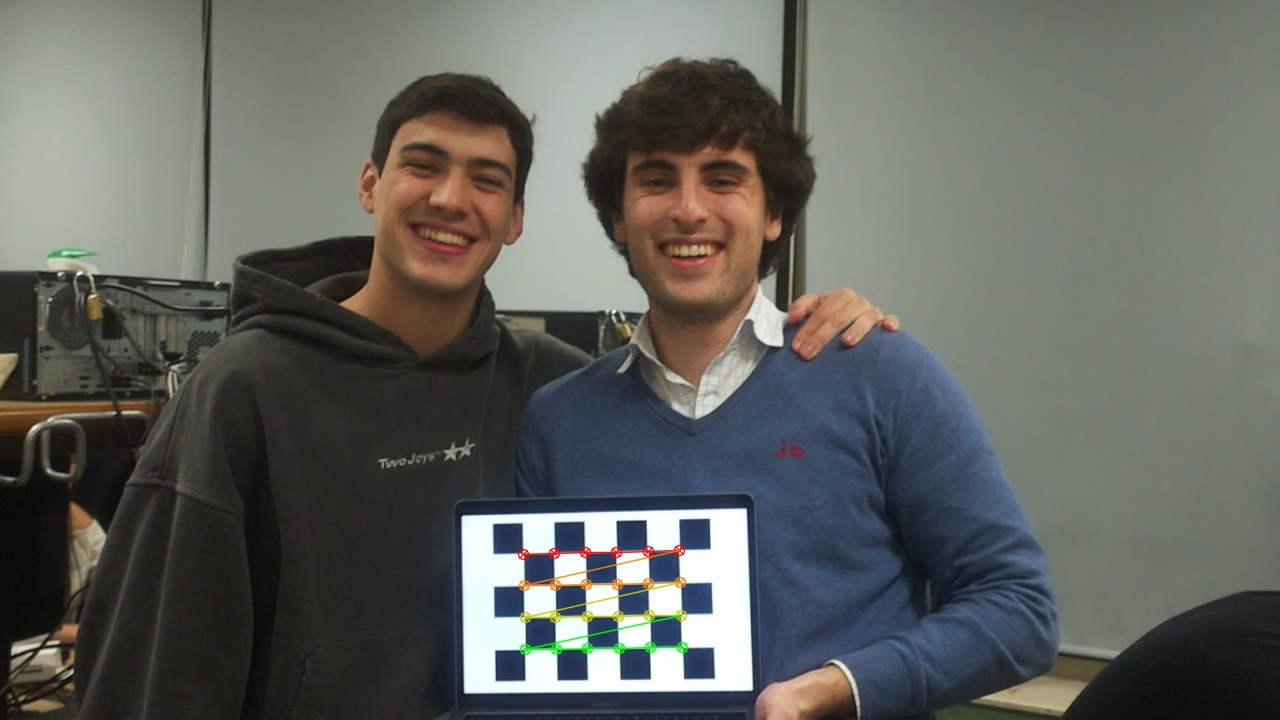
#> input picture portada.png, 1280 x 720 px, given in place of the camera
$ python Card_detection.py
#> lines starting #> are read from the running program, lines starting #| are printed output that depends on the picture; after the words box and inside, x2 and y2 are one past the last pixel; in counts of white or black regions, pixels touching at a corner belong together
import cv2
import numpy as np
import pytesseract
import threading
from statistics import mode
import random
import time

pytesseract.pytesseract.tesseract_cmd = r'/opt/homebrew/bin/tesseract'


card_values = [[] for _ in range(4)]
all_card_sets = []


fps = 30
frame_width, frame_height = 1920, 1080


detected_numbers = []
detected_positions = []


current_probabilities = None


output_filename = "output.mp4"
fourcc = cv2.VideoWriter_fourcc(*'mp4v')
out = cv2.VideoWriter(output_filename, fourcc, fps, (frame_width, frame_height))

def calcular_probabilidades_simulacion(mano, num_simulaciones=10000):

    mano = [10 if carta > 10 else carta for carta in mano]
    conteos = {"Grande": 0, "Chica": 0, "Par": 0, "Juego": 0}

    for _ in range(num_simulaciones):
        mano_rival = [random.randint(1, 12) for _ in range(4)]
        mano_rival = [10 if carta > 10 else carta for carta in mano_rival]

        if sum(mano) > sum(mano_rival):
            conteos["Grande"] += 1
        if sum(mano) < sum(mano_rival):
            conteos["Chica"] += 1
        par_mano = len(set(mano)) < 4
        par_rival = len(set(mano_rival)) < 4
        if par_mano and not par_rival:
            conteos["Par"] += 1
        elif par_mano and par_rival:
            if max([mano.count(c) for c in set(mano)]) > max([mano_rival.count(c) for c in set(mano_rival)]):
                conteos["Par"] += 1
        juego_mano = sum(mano) >= 31
        juego_rival = sum(mano_rival) >= 31
        if juego_mano and not juego_rival:
            conteos["Juego"] += 1
        elif juego_mano and juego_rival:
            if sum(mano) > sum(mano_rival):
                conteos["Juego"] += 1

    probabilidades = {clave: conteos[clave] / num_simulaciones for clave in conteos}
    return probabilidades


def detect_number(roi, index):
    global card_values
    gray_roi = cv2.cvtColor(roi, cv2.COLOR_BGR2GRAY)
    gray_roi = cv2.GaussianBlur(gray_roi, (5, 5), 0)
    _, binary_roi = cv2.threshold(gray_roi, 150, 255, cv2.THRESH_BINARY | cv2.THRESH_OTSU)
    detected_text = pytesseract.image_to_string(binary_roi, config='--psm 6 digits')
    numbers = ''.join(filter(str.isdigit, detected_text))

    if numbers:
        card_values[index].append(numbers)


def draw_bounding_box(frame, mask):
    global card_values, all_card_sets, detected_numbers, detected_positions, current_probabilities
    contours, _ = cv2.findContours(mask, cv2.RETR_EXTERNAL, cv2.CHAIN_APPROX_SIMPLE)
    min_area = 5000
    card_count = 0
    warps = []
    card_positions = []

    for contour in contours:
        if cv2.contourArea(contour) < min_area:
            continue

        epsilon = 0.01 * cv2.arcLength(contour, True)
        approx = cv2.approxPolyDP(contour, epsilon, True)

        if len(approx) == 4:
            card_count += 1
            cv2.drawContours(frame, [approx], -1, (0, 255, 0), 2)
            for point in approx:
                cv2.circle(frame, tuple(point[0]), 5, (0, 0, 255), -1)

            width, height = 300, 400
            pts1 = np.float32([point[0] for point in approx])
            pts1 = pts1[np.argsort(pts1[:, 1])]

            if pts1[0][0] > pts1[1][0]:
                pts1[[0, 1]] = pts1[[1, 0]]
            if pts1[2][0] < pts1[3][0]:
                pts1[[2, 3]] = pts1[[3, 2]]

            pts2 = np.float32([[0, 0], [width, 0], [width, height], [0, height]])
            matrix = cv2.getPerspectiveTransform(pts1, pts2)
            warp = cv2.warpPerspective(frame, matrix, (width, height))
            warps.append(warp)
            card_positions.append(tuple(approx[0][0]))

    detected_values = []

    if card_count == 4:
        threads = []
        for i, warp in enumerate(warps):
            x1, y1, x2, y2 = 27, 23, 60, 45
            roi_corner = warp[y1:y2, x1:x2]
            t = threading.Thread(target=detect_number, args=(roi_corner, i))
            threads.append(t)
            t.start()

        for t in threads:
            t.join()

        if all(len(vals) >= 3 for vals in card_values):
            final_values = [mode(vals) for vals in card_values]
            detected_values = final_values
            detected_numbers = detected_values
            detected_positions = card_positions
            all_card_sets.append(final_values)
            card_values = [[] for _ in range(4)]

            # Calcular probabilidades
            current_probabilities = calcular_probabilidades_simulacion([int(x) for x in final_values])

        if len(all_card_sets) == 5:
            print(f'5 listas de cartas detectadas: {all_card_sets}')
            all_card_sets = []

# Máscara para segmentar las cartas
def mask_cards_threshold(frame):
    gray = cv2.cvtColor(frame, cv2.COLOR_BGR2GRAY)
    _, mask = cv2.threshold(gray, 200, 255, cv2.THRESH_BINARY)
    return frame, mask

# Captura de video y análisis en vivo
def segment_cards_live():
    global fps, detected_numbers, detected_positions, current_probabilities
    cap = cv2.VideoCapture(0)
    cap.set(cv2.CAP_PROP_FRAME_WIDTH, frame_width)
    cap.set(cv2.CAP_PROP_FRAME_HEIGHT, frame_height)

    prev_time = time.time()

    while True:
        ret, frame = cap.read()
#> frame is the input picture: shape (720, 1280, 3); mean B, G, R 95.2, 99.7, 97.7
        if not ret:
            break

        _, mask = mask_cards_threshold(frame)
#> in mask_cards_threshold, `gray = cv2.cvtColor(frame, cv2.COLOR_BGR2GRAY)`:
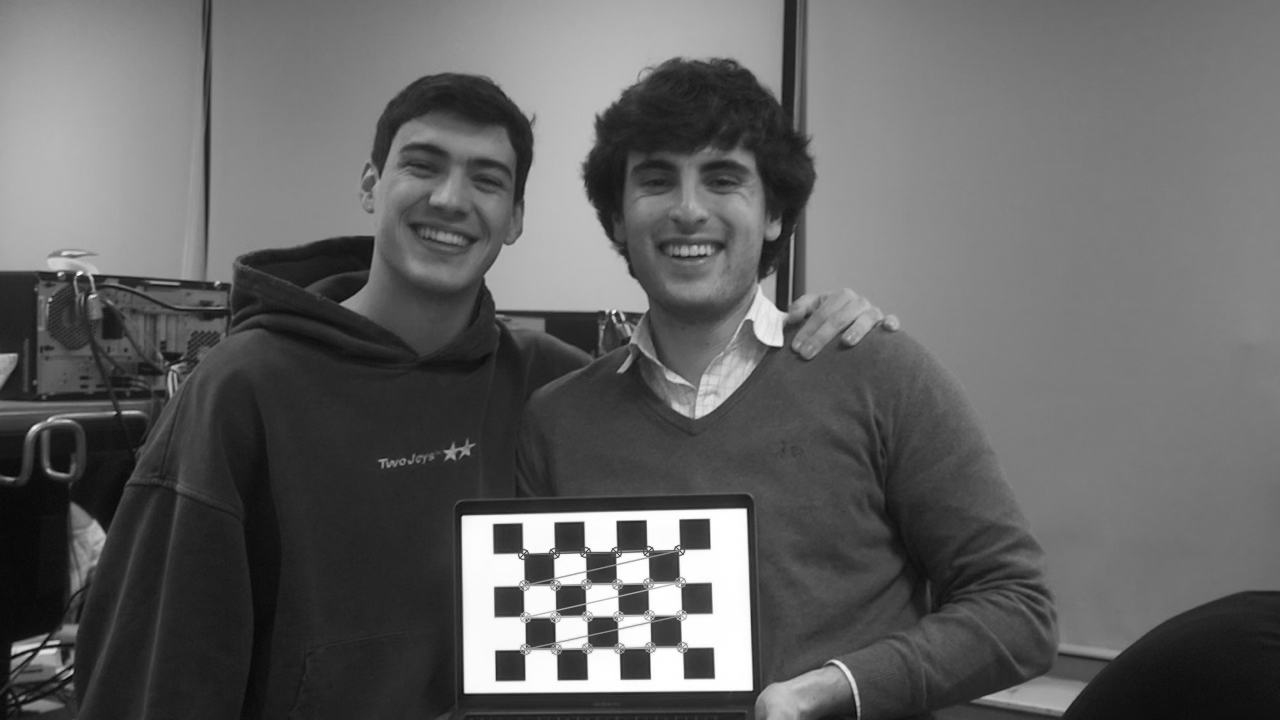
#> gray: shape (720, 1280); min 5, max 255, mean 98.6
#> in mask_cards_threshold, `_, mask = cv2.threshold(gray, 200, 255, cv2.THRESH_BINARY)`:
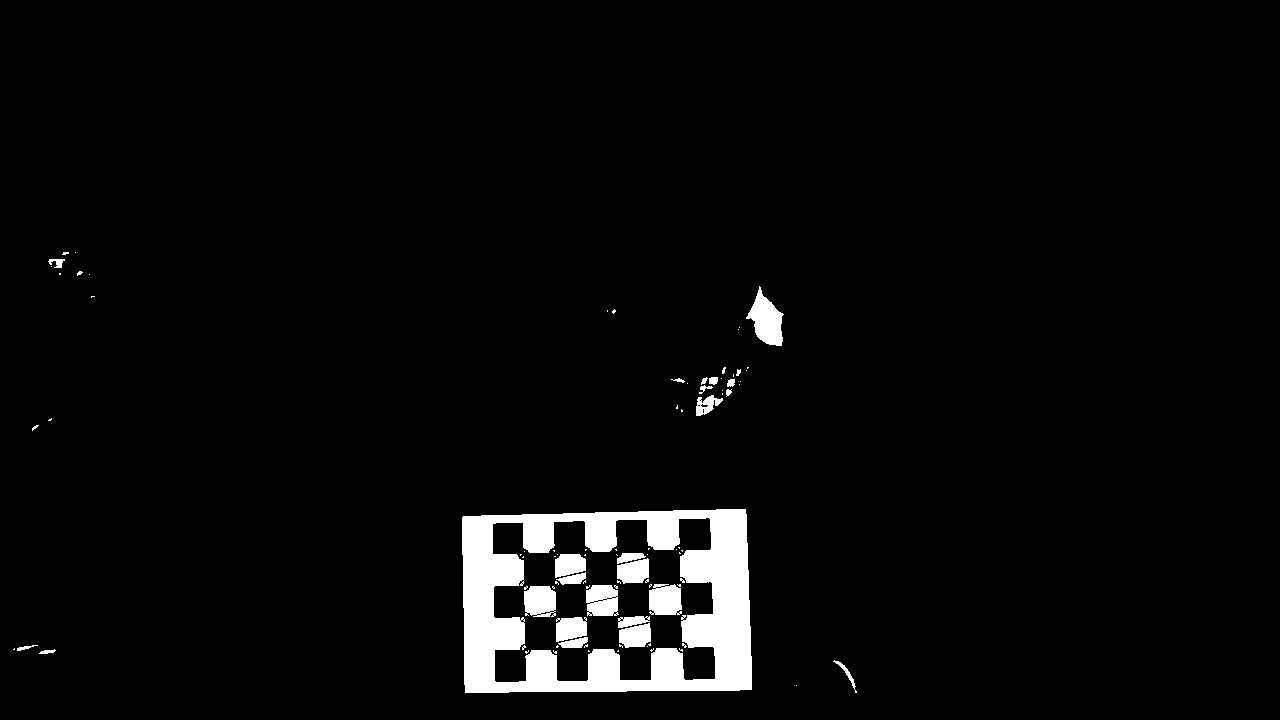
#> mask: shape (720, 1280); 3.7% white; 93 white regions (68 under 20 px)
        draw_bounding_box(frame, mask)
#> in draw_bounding_box, `contours, _ = cv2.findContours(mask, cv2.RETR_EXTERNAL, cv2.CHAIN_APPR..`: contours = 41 contours, 29 with area under 20; largest, box (x1, y1, x2, y2) and area: (462, 509, 752, 693) 50876, (746, 286, 784, 346) 1156, (696, 395, 723, 416) 276, (833, 660, 857, 693) 87, (48, 259, 65, 268) 62
#> the loop in draw_bounding_box, `for contour in contours:` made 41 passes
#> (epsilon, approx, card_count, width, height, pts2) on pass 6: (9.32, [[745, 509], [463, 516], [465, 692], [751, 689]], 1, 300, 400, [[0, 0], [300, 0], [300, 400], [0, 400]])
#> contour on passes 1, 4, 9, 12, 13, 16: [[796, 685]], [[14, 648], [13, 649], [14, 649]], [[681, 409], [681, 411], [682, 411], [682, 410]], [[722, 393], [722, 394]], [[722, 390]], [[739, 384]]
#> after the loop in draw_bounding_box, `for contour in contours:`:
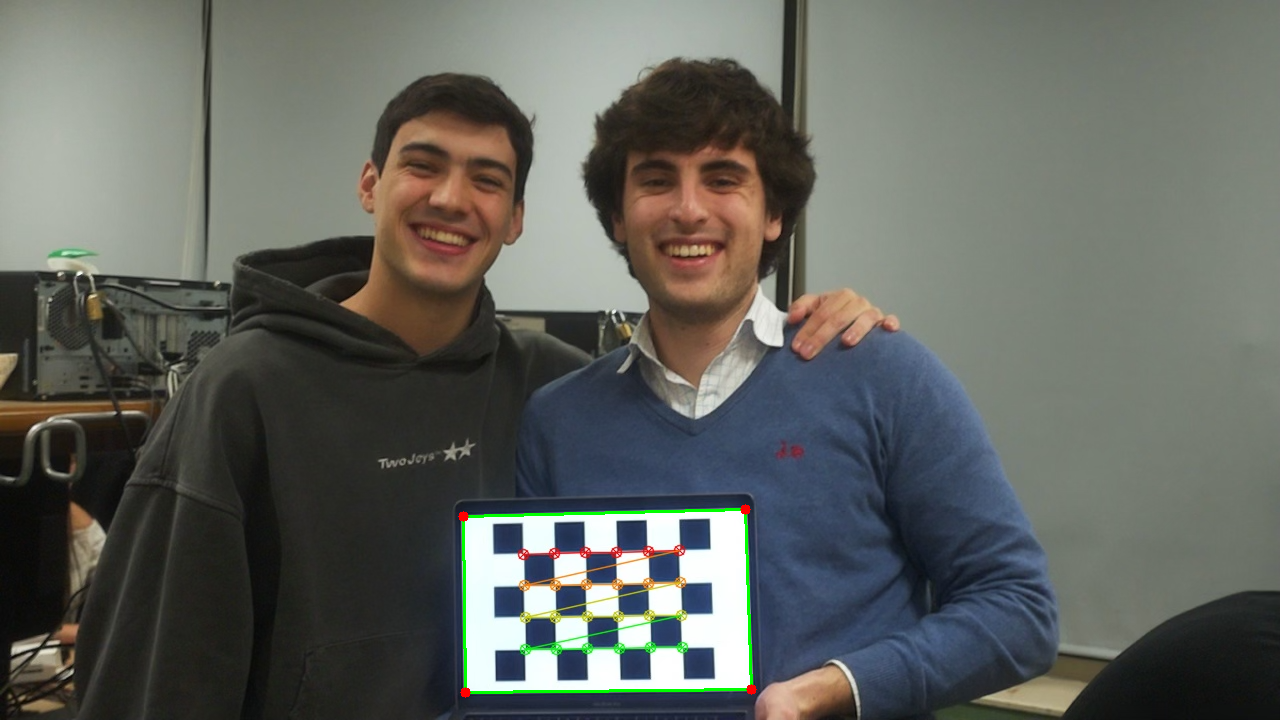
#> frame: shape (720, 1280, 3); 0.32% of pixels changed, all inside (x1, y1, x2, y2) = (458, 504, 757, 698)
#> after the loop in draw_bounding_box, `for contour in contours:`: card_count = 1; card_positions = [(745, 509)]; warps = 1 item

        # Mostrar números detectados almacenados
        for pos, num in zip(detected_positions, detected_numbers):
            cv2.putText(frame, num, pos, cv2.FONT_HERSHEY_SIMPLEX, 1, (0, 255, 0), 2)

        # Mostrar probabilidades
        if current_probabilities:
            prob_text = "Probabilidades: "
            for key, value in current_probabilities.items():
                prob_text += f"{key}: {value:.2f} "
            cv2.putText(frame, prob_text, (10, 70), cv2.FONT_HERSHEY_SIMPLEX, 0.8, (255, 255, 255), 2)

        # Calcular FPS
        curr_time = time.time()
        fps = int(1 / (curr_time - prev_time))
        prev_time = curr_time

        # Mostrar FPS en la esquina superior izquierda
        cv2.putText(frame, f'FPS: {fps}', (10, 30), cv2.FONT_HERSHEY_SIMPLEX, 1, (0, 255, 255), 2)
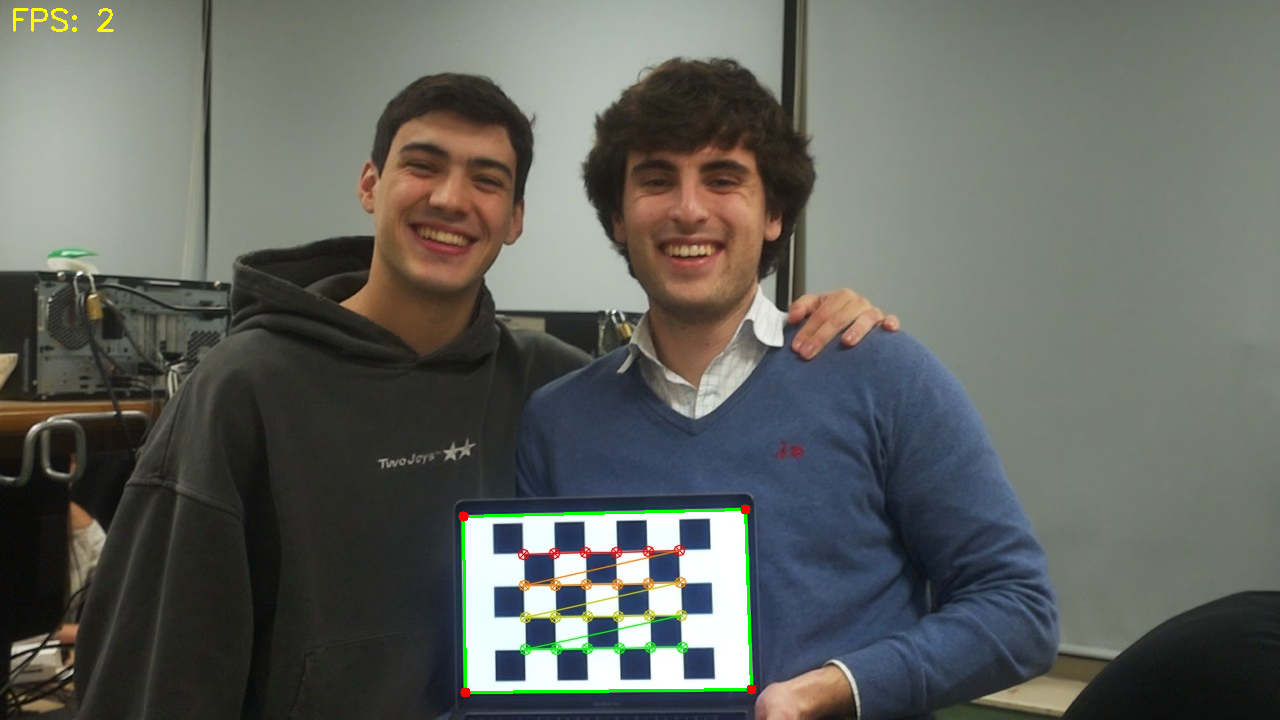
#> frame: shape (720, 1280, 3); 0.07% of pixels changed, all inside (x1, y1, x2, y2) = (13, 8, 114, 32)

        # Guardar en archivo de salida
        out.write(frame)

        cv2.imshow('Detección en Vivo', frame)

        key = cv2.waitKey(1) & 0xFF
#> (key q is pressed here)
        if key == ord('q'):
            break

    cap.release()
    out.release()
    cv2.destroyAllWindows()

segment_cards_live()
